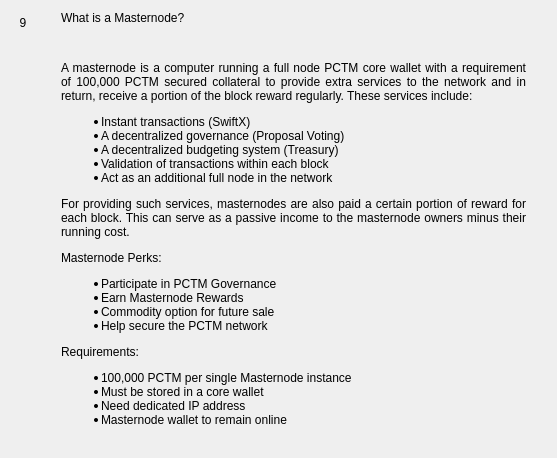
                  <widget class="QWidget" name="widgetFaq9" native="true">
                   <layout class="QHBoxLayout" name="horizontalpage_9" stretch="0,1">
                    <item alignment="Qt::AlignTop">
                     <widget class="QLabel" name="labelNumber9">
                      <property name="minimumSize">
                       <size>
                        <width>24</width>
                        <height>24</height>
                       </size>
                      </property>
                      <property name="maximumSize">
                       <size>
                        <width>16777215</width>
                        <height>24</height>
                       </size>
                      </property>
                      <property name="text">
                       <string>9</string>
                      </property>
                      <property name="alignment">
                       <set>Qt::AlignCenter</set>
                      </property>
                     </widget>
                    </item>
                    <item>
                     <layout class="QVBoxLayout" name="verticalLayoutpage_9">
                      <property name="leftMargin">
                       <number>20</number>
                      </property>
                      <property name="rightMargin">
                       <number>20</number>
                      </property>
                      <item>
                       <widget class="QLabel" name="labelSubtitle9">
                        <property name="text">
                         <string>What is a Masternode?</string>
                        </property>
                        <property name="wordWrap">
                         <bool>true</bool>
                        </property>
                       </widget>
                      </item>
                      <item>
                       <spacer name="verticalSpacer_90">
                        <property name="orientation">
                         <enum>Qt::Vertical</enum>
                        </property>
                        <property name="sizeType">
                         <enum>QSizePolicy::Fixed</enum>
                        </property>
                        <property name="sizeHint" stdset="0">
                         <size>
                          <width>20</width>
                          <height>30</height>
                         </size>
                        </property>
                       </spacer>
                      </item>
                      <item>
                       <widget class="QLabel" name="labelContent9">
                        <property name="text">
                         <string>
                           &lt;html&gt;&lt;head/&gt;&lt;body&gt;&lt;p align=&quot;justify&quot;&gt;
                           A masternode is a computer running a full node PCTM core wallet with a
                           requirement of 100,000 PCTM secured collateral to provide extra services
                           to the network and in return, receive a portion of the block reward
                           regularly.  These services include:
                           &lt;/p&gt;&lt;p align=&quot;justify&quot;&gt;

                           &lt;ul&gt;
                           &lt;li&gt;Instant transactions (SwiftX)&lt;/li&gt;
                           &lt;li&gt;A decentralized governance (Proposal Voting)&lt;/li&gt;
                           &lt;li&gt;A decentralized budgeting system (Treasury)&lt;/li&gt;
                           &lt;li&gt;Validation of transactions within each block&lt;/li&gt;
                           &lt;li&gt;Act as an additional full node in the network&lt;/li&gt;
                           &lt;/ul&gt;

                           &lt;/p&gt;&lt;p align=&quot;justify&quot;&gt;
                           For providing such services, masternodes are also paid a certain portion
                           of reward for each block. This can serve as a passive income to the
                           masternode owners minus their running cost.
                           &lt;/p&gt;&lt;p align=&quot;justify&quot;&gt;

                           Masternode Perks:
                           &lt;/p&gt;&lt;p align=&quot;justify&quot;&gt;
                           &lt;ul&gt;
                           &lt;li&gt;Participate in PCTM Governance&lt;/li&gt;
                           &lt;li&gt;Earn Masternode Rewards&lt;/li&gt;
                           &lt;li&gt;Commodity option for future sale&lt;/li&gt;
                           &lt;li&gt;Help secure the PCTM network&lt;/li&gt;
                           &lt;/ul&gt;
                           &lt;/p&gt;&lt;p align=&quot;justify&quot;&gt;

                           Requirements:
                           &lt;/p&gt;&lt;p align=&quot;justify&quot;&gt;
                           &lt;ul&gt;
                           &lt;li&gt;100,000 PCTM per single Masternode instance&lt;/li&gt;
                           &lt;li&gt;Must be stored in a core wallet&lt;/li&gt;
                           &lt;li&gt;Need dedicated IP address&lt;/li&gt;
                           &lt;li&gt;Masternode wallet to remain online&lt;/li&gt;
                           &lt;/ul&gt;
                           &lt;/p&gt;&lt;/body&gt;&lt;/html&gt;
                         </string>
                        </property>
                        <property name="alignment">
                         <set>Qt::AlignLeading|Qt::AlignLeft|Qt::AlignTop</set>
                        </property>
                        <property name="wordWrap">
                         <bool>true</bool>
                        </property>
                       </widget>
                      </item>
                      <item>
                       <spacer name="verticalSpacer_91">
                        <property name="orientation">
                         <enum>Qt::Vertical</enum>
                        </property>
                        <property name="sizeHint" stdset="0">
                         <size>
                          <width>20</width>
                          <height>20</height>
                         </size>
                        </property>
                       </spacer>
                      </item>
                     </layout>
                    </item>
                   </layout>
                  </widget>
